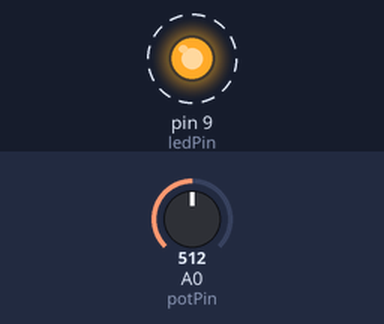
This sketch was run on a simulated Arduino Uno, built with avr-gcc and run on an emulated ATmega328P. On the bench: output pins drawn as LEDs (lit = HIGH). Dashed ring = blinking. The inputs (shaded band) are chosen by the test bench; at power-on: A0 (potPin) = 512. What the sketch prints to the serial monitor is not drawn.

Above: at 0.5 s.
Timing chart, 0 to 4.6 s (numbered marks = the images above):
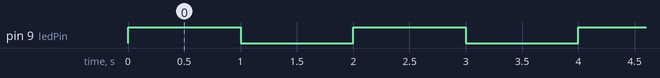

The sketch:

LiveUpToYourPotential.ino
```cpp
// (licence header left out)
int ledPin = 9;
int potPin = 0;
int potVal = 0;

// ----------------------------------------------------------------------------
// setup: Run once, when the sketch is started

void setup()
{
  Serial.begin(9600);            // Opens the serial port
  pinMode(ledPin, OUTPUT);       // Sets the digital pin as an output
}

// ----------------------------------------------------------------------------
// loop: Run over and over again

void loop()
{
  potVal = analogRead(potPin);   // Read the pot input value
  Serial.print("Pot value = ");  // Display a helpful message
  Serial.println(potVal);

  digitalWrite(ledPin, HIGH);    // Turns the LED on
  Serial.println("LED On!");     // Display a helpful message
  delay(1000);                   // Waits for one second (1000 milliseconds)
  digitalWrite(ledPin, LOW);     // Turns the LED off
  Serial.println("LED Off!");    // Display a helpful message
  delay(1000);                   // Waits for one second
}
```

Measured:
- by itself, pin 9 (ledPin): alternates HIGH for 1.0 s and LOW for 1.0 s
